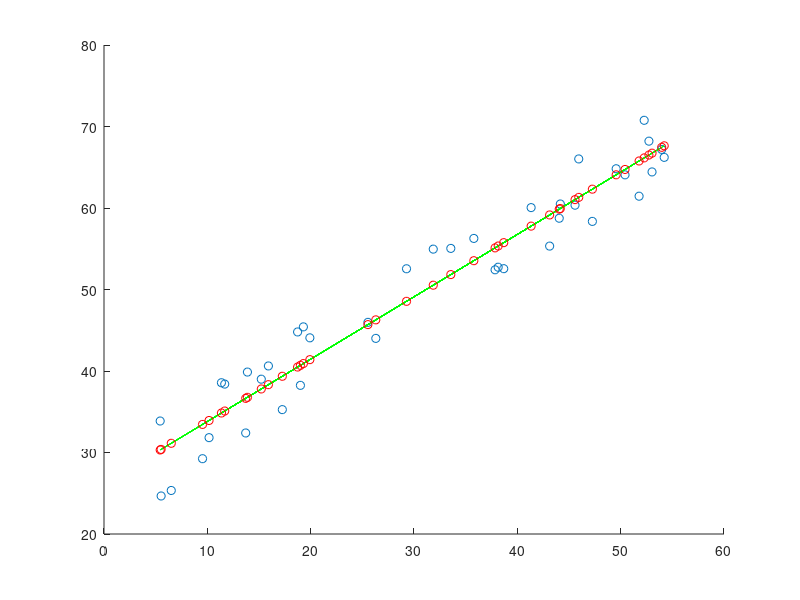

Reproduce this figure in MATLAB.
%% EXERCICE 1 : Creation de tableaux, accès à un élément

% A tester
% 
% % L'espace ou la virgule sont equivalents pour definir les tableaux.
% 

%  L1 = [10 20 30 40];
%  L2 = [5, 10, 15, 20];
 
% 
% % Creation d'un vecteur colonne
% % Le point virgule permet de passer a la ligne suivante.
% 

%  C1 = [10; 20; 30; 40];

 
%
% % Acces a un element d'un tableau. Les indices commencent a 1
%
 
%  L2(1);
%  C1(2);

% 
% % definition d'une matrice 3x3
%
 
%  M1 = [ 10 20 30 ; 40 50 60; 70 80 90];

% 
% % taille d'un tableau
% 

%  size(L1);
%  size(C1);
%  size(M1);

% 
% % La taille obtenue est un vecteur ligne
% % Premiere valeur : le nombre de lignes
% % Seconde valeur  : le nombre de colonnes
% 
 
%  size(L1, 1);
%  size(L1, 2);

%  size(C1, 1);
%  size(C1, 2);

%  nbLig = size(M1, 1);
%  nbCol = size(M1, 2);

% 
% % Acceder aux elements d'un tableau 2D (indiceLigne, indiceColonne)
% 
% 

%  iL = 2;
%  iC = 3;
%  M1(iL, iC);

%
% % Extraire une colonne
%

%  M1(:,1);
%  M1(:,3);

% 
% % Extraire une ligne 
% 
 
% M1(2,:);

%
% %  Extraire un sous-tableau
%
 
% M1(2:3,1:2);
 
% 
% % Supprimer des lignes. Modifie le tableau
%
 
% M1(2:3,:) = [];

% 
% % Supprimer des colonnes
% 
 
% M1(:,2:3) = [];


% 
% % Fonctions predefinies de creation de tableaux
% 
 
% M2 = zeros(3); % tableau 3x3!
 
% M3 = zeros(1,3);
 
% M4 = ones(2,4);

% Id = eye(2,3); % tableau 2x3 rempli de 0 avec 1 sur diagonale depuis haut gauche 

%
% % Tableau de valeurs parcourant un intervalle
%
 
% V1 = 1:10 % pas entier de 1 par defaut

% V2 = 1:0.2:5;

% M5 = [1:1:5;2:1:6];

%
% %  Creer un tableau à partir de ses lignes
% 

%  T1 = [5 1 3];
%  T2 = [10 4 2];
%  T3 = [3 5 0];
%  M6 = [T1; T2; T3]; 

% ou 
% M6 =  vertcat(T1, T2, T3)

% 
% % Concaténer des tableaux 1D
%

% M7 = [T1 T2 T3]
% ou
% M7 = horzcat(T1, T2, T3)
 


%  
% % Dupliquer une matrice
% 
 
% M8 = [1 2 3 ; 4 5 6]
% M9 = repmat(M8, 3, 2)

%  
% % Redimensionner une matrice
% % le nombre d'elements est le meme avant et apres
% % le parcours colonne par colonne donne la meme suite d'elements
%

% M10 = reshape(M9, size(M9,2)/2, size(M9,1)*2)

% 
% % Creer un tableau aleatoirement.
%  

% V3 = rand(1, 10) % parametres = dimension du tableau

% M11 = rand(5, 3)

% M12 = randi(50, 1, 20)


%% EXERCICE 2 : Trier un tableau 

% A tester

% V4 = sort(V3)

% M13 = reshape(V4, 2, 5)

% sort(M11, 1) % chaque colonne est triée

% sort(M11, 2) % chaque ligne est triée


% A ecrire
% ...

% M49 = randi(100,4,9)

%  M50 = reshape(M49,1,size(M49,1)*size(M49,2))
  
%  M51 = sort(M50,2)
  
%  M52 = reshape(M51,size(M49,2),size(M49,1))
  
%  M53 = transpose(M52)
 
%% EXERCICE 3 : Indexation logique

% A tester
%
% % Chercher des elements dans un tableau, B1 est un tableau de booleens
% 

% V5 = randi(25,1,200)

% B1 = V5>20

% 
% % V6 contient les valeurs de V5 qui sont superieures a 20
%

% V6 = V5(B1)
% ou
% V6 = V5(V5>20)

%
% % Index contient les indices dans V5 ou les elements sont superieurs a 20. 
%
% Index = find(V5 > 20)
% ou
% Index = find(B1)

% A ecrire
%...

% Va = randi(100,1,15)
% Vb = randi(100,1,15)
 
% max(Va,Vb)
 
% B2 = Va>=Vb
 
% Vc = Va.*B2 + Vb.*~B2

% min(Va,Vb)
 
% B3 = Va<=Vb
 
% Vd = Va.*B3 + Vb.*~B3

%% EXERCICE 4 : opérations arithmétiques sur vecteurs et matrices

% A tester

% Mat1 = randi(20, 10, 10);

% Mat2 = randi (20, 10, 10);

% VecLigne = randi (20, 1, 10);

% VecCol = VecLigne'; % equivalent a VecCol = transpose (VecLigne)
 
%
% % Addition et soustraction - fonctionne sur des matrices de meme taille
%
  
%  Mat3 = Mat1 + Mat2;
%  Mat4 = Mat1 - Mat2;
   
%
% % Somme des éléments d'une matrice
% 

%  S1 = sum(VecLigne);
%  S2 = sum(VecCol);
%  S3 = sum(Mat1); % somme colonne par colonne
%  S4 = sum(Mat1, 1); % idem 
%  S5 = sum(Mat1, 2); % somme ligne par ligne


% 
% % Multiplication de deux matrices (attention a la coherence des dimensions)
% 

% Mat5 = Mat1*Mat2;

% Mat6 = Mat1 .* Mat2;

% Vec1 = Mat1 * VecCol;
 
% Vec2 = VecLigne * Mat2;
 
% Mat7 = VecCol * VecLigne;
 
% ProduitScalaire =  VecLigne * VecCol;

%
% % Inversion et resolution de systeme lineaire
% 

% InvMat3 = inv(Mat3); % inverser une matrice (si elle est inversible)


% Res = Mat3\VecCol;
% ou
% Res1= InvMat3*VecCol;
 
% Pour la multiplication de deux matrice ( Ma * Mb ), Ma doit avoir autant de colonne que Mb a de ligne

%% EXERCICE 5 : affichage 

% A tester

%
% % Affichage d'une courbe définie par les coordonnées de ses points
%

% X = -10:0.1:10;
% Y = normpdf(X, 0, 1);

% plot(X, Y)
% ou 
% plot(X, Y, 'r--h')
% ou 
% scatter(X, Y)

%
% % On peut superposer plusieurs affichage dans la meme figure
%

% Y2 = normpdf(X, 3, 2);
% hold on;
% plot(X, Y)
% plot(X, Y2)
% hold off; 

%
% % On peut creer plusieurs figures en meme temps
%
% close all % pour fermer d'autres figures creees precedemment
% figure('Name', 'loi normale de moyenne 0')
% plot(X, Y)
% figure('Name', 'loi normale de moyenne 3')
% plot(X, Y2)


%
% % utilisation de la fonction parabole (fichier parabole.m)
%


% axis auto;
% X = -100: 100;
% Y = parabole(X);
% plot(X, Y)

% ou 
% fplot('parabole',[-100 100])

%
% % en 3D
%


% mu = [0 0];
% sigma = [2 1; 1 3];

% x1 = -10:0.5:10;
% y1 = -10:0.5:10;

% [X,Y] = meshgrid(x1, y1);

% Z = mvnpdf([X(:) Y(:)], mu, sigma);

% S = reshape(Z,length(x1),length(y1));

% surf(x1, y1, S);
% ou 
% scatter3(X(:), Y(:), Z)

% caxis([min(S(:))-.5*range(S(:)),max(S(:))]);

% axis([-10 10 -10 10 0 .2])

% xlabel('x'); ylabel('y'); zlabel('Probability Density');

% A ecrire
% ...

%% Exercice 6 : Affichage de droites en 2D

% A faire plus tard

% droite2DVD
% X = -10:0.1:10;
% vd = [1,2];
% p = [0,0];
% y1 = droite2DVD(X,vd,p);


% droite2DNorm

% n = [1,2];
% p = [1,1];
% y2 = droite2DNorm(X,n,p);

%% Exercice 7 : Régression Linéaire

%.1

m = 40;
sizeNoise = 10;
x = rand(m,1).*50 + 5;
noise = rand(m,1) * sizeNoise;
pente = 0.8;
c = 20;
y = c + pente*x + noise;
scatter(x,y)


%.2
hold on;
teta1 = (m * sum(x.*y) - sum(x)*sum(y))/(m * sum(x.*x) - (sum(x)*sum(x)));
teta0 = (sum(y)-teta1*sum(x))/m;
Y = teta1.*x+teta0;
plot(x,Y,'g')

%.3
X = [ones(size(x)) x];
B = regress(y,X);
plot(x,X*B,'ro') 











